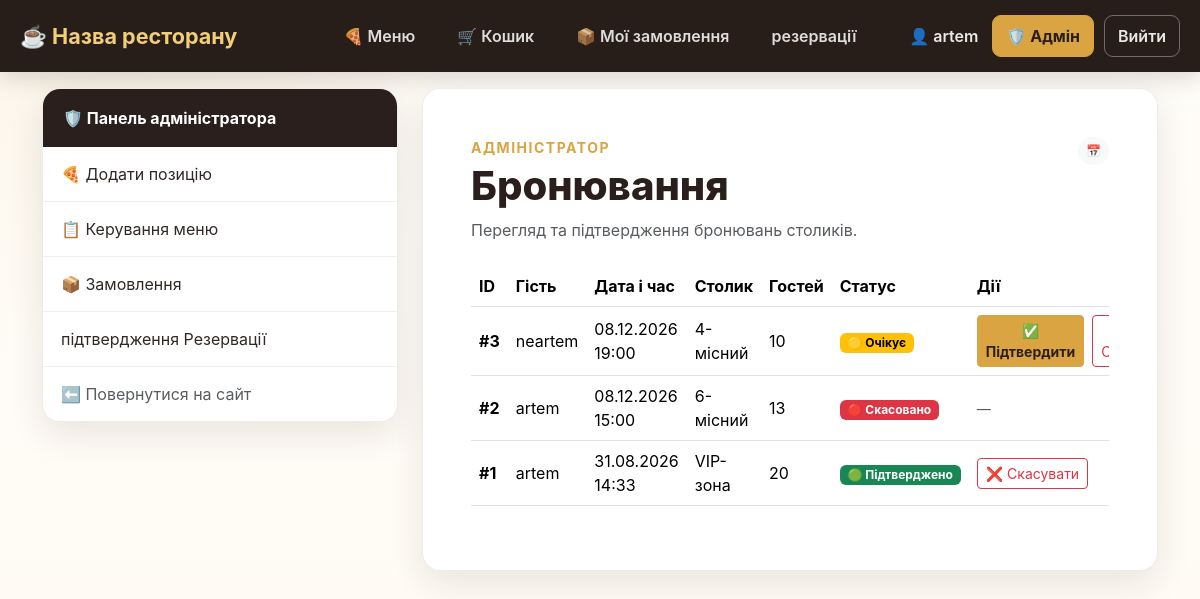
Screenshot of /admin/reservations (signed in) with the database file from the repository.
### online_restaurant_db.py (models this page shows, shortened)
class Base(DeclarativeBase):
    pass

class Users(Base, UserMixin):
    __tablename__ = "users"
    id: Mapped[int] = mapped_column(primary_key=True)
    nickname: Mapped[str] = mapped_column(String(100), unique=True)
    password: Mapped[str] = mapped_column(String(200))
    email: Mapped[str] = mapped_column(String(50), unique=True)
    role = Column(String(20), nullable=False, default="user")
    reservations = relationship("Reservation", foreign_keys="Reservation.user_id", back_populates="user")
    orders = relationship("Orders", foreign_keys="Orders.user_id", back_populates='user')

class Reservation(Base):
    __tablename__ = "reservation"
    id: Mapped[int] = mapped_column(primary_key=True)
    time_start: Mapped[datetime] = mapped_column(DateTime)
    type_table: Mapped[str] = mapped_column(String(20))
    guests: Mapped[int] = mapped_column(Integer, default=2)
    status: Mapped[str] = mapped_column(String(20), default="pending")
    user_id: Mapped[int] = mapped_column(ForeignKey('users.id'))
    user = relationship("Users", foreign_keys="Reservation.user_id", back_populates="reservations")

### online_restaurant.py (the view)
@app.route('/admin/reservations')
@login_required
@admin_required
def admin_reservations():
    with Session() as cursor:
        reservations = (
            cursor.query(Reservation)
            .options(joinedload(Reservation.user))
            .order_by(Reservation.time_start.desc())
            .all()
        )
    return render_template('admin_reservations.html', reservations=reservations)

### online_restaurant.py (called while the page is built)
@app.before_request
def ensure_csrf_token():
    if "csrf_token" not in session:
        session["csrf_token"] = secrets.token_hex(16)

def admin_required(function):
    @wraps(function)
    @login_required
    def decorated_function(*args, **kwargs):
        if current_user.role != 'admin':
            return redirect(url_for('home'))
        return function(*args, **kwargs)
    return decorated_function

@login_manager.user_loader
def load_user(user_id):
    with Session() as session:
        user = session.query(Users).filter_by(id = user_id).first()
        if user:
            return user

@app.after_request
def apply_csp(response):
    nonce = secrets.token_urlsafe(16)  # Генеруємо випадковий nonce для дозволених скриптів
    csp = (
        f"default-src 'self'; "
        f"script-src 'self' 'nonce-{nonce}'; "
        f"style-src 'self'; "
        f"frame-ancestors 'none'; "
        f"base-uri 'self'; "
        f"form-action 'self'"
    )
    response.headers["Content-Security-Policy"] = csp
    response.set_cookie('nonce', nonce)
    return response

### templates/admin_reservations.html (shortened to what this page needs)
<!DOCTYPE html>
<html lang="uk">
<head>
    <link rel="stylesheet" href="{{ url_for('static', filename='css/bootstrap.min.css') }}">
    <link rel="stylesheet" href="{{ url_for('static', filename='css/restaurant.css') }}">
</head>
<body>
{% include '_navigation.html' %}
<main class="container pb-5">
    <div class="row g-4">
        <aside class="col-lg-4">
            {% include '_admin_navigation.html' %}
        </aside>
        <section class="col-lg-8">
            <div class="form-card p-4 p-md-5">
                <div class="d-flex justify-content-between align-items-start gap-3 mb-4">
                    <div>
                        <div class="text-uppercase small fw-bold" style="color:var(--gold);letter-spacing:1.5px">
                            Адміністратор
                        </div>
                        <h1 class="section-title mt-1 mb-2">Бронювання</h1>
                        <p class="text-muted mb-0">Перегляд та підтвердження бронювань столиків.</p>
                    </div>
                    <span class="badge rounded-pill text-bg-light p-2">📅</span>
                </div>
                {% if reservations %}
                    <div class="table-responsive">
                        <table class="table align-middle">
                            <thead>
                                <tr>
                                    <th>ID</th>
                                    <th>Гість</th>
                                    <th>Дата і час</th>
                                    <th>Столик</th>
                                    <th>Гостей</th>
                                    <th>Статус</th>
                                    <th>Дії</th>
                                </tr>
                            </thead>
                            <tbody>
                                {% for res in reservations %}
                                <tr>
                                    <td class="fw-bold">#{{ res.id }}</td>
                                    <td>{{ res.user.nickname if res.user else '—' }}</td>
                                    <td>{{ res.time_start.strftime('%d.%m.%Y %H:%M') }}</td>
                                    <td>{{ res.type_table }}</td>
                                    <td>{{ res.guests }}</td>
                                    <td>
                                        {% if res.status == 'pending' %}
                                            <span class="badge text-bg-warning">🟡 Очікує</span>
                                        {% elif res.status == 'confirmed' %}
                                            <span class="badge text-bg-success">🟢 Підтверджено</span>
                                        {% elif res.status == 'cancelled' %}
                                            <span class="badge text-bg-danger">🔴 Скасовано</span>
                                        {% endif %}
                                    </td>
                                    <td>
                                        {% if res.status == 'pending' %}
                                            <div class="d-flex gap-2">
                                                <form action="{{ url_for('admin_confirm_reservation', reservation_id=res.id) }}" method="POST">
                                                    <button type="submit" class="btn btn-sm btn-gold">✅ Підтвердити</button>
                                                </form>
                                                <form action="{{ url_for('admin_cancel_reservation', reservation_id=res.id) }}" method="POST">
                                                    <button type="submit" class="btn btn-sm btn-outline-danger">❌ Скасувати</button>
                                                </form>
                                            </div>
                                        {% elif res.status == 'confirmed' %}
                                            <form action="{{ url_for('admin_cancel_reservation', reservation_id=res.id) }}" method="POST">
                                                <button type="submit" class="btn btn-sm btn-outline-danger">❌ Скасувати</button>
                                            </form>
                                        {% else %}
                                            <span class="text-muted small">—</span>
                                        {% endif %}
                                    </td>
                                </tr>
                                {% endfor %}
                            </tbody>
                        </table>
                    </div>
                {% else %}
                    <div class="feature-card text-center py-5">
                        <div class="display-4 mb-3">📭</div>
                        <h2 class="h5 fw-bold">Бронювань поки немає</h2>
                        <p class="text-muted mb-0">Нові бронювання з'являться тут автоматично.</p>
                    </div>
                {% endif %}
            </div>
        </section>
    </div>
</main>
</body>
</html>

### templates/_navigation.html (shortened to what this page needs)
<nav class="restaurant-nav">
    <div class="nav-container">
        <a href="/" class="restaurant-brand">
            ☕ Назва ресторану
        </a>
        <div class="nav-links">
            {% if current_user.is_authenticated %}
                <a href="/menu" class="nav-link">
                    🍕 Меню
                </a>
                <a href="/cart" class="nav-link">
                    🛒 Кошик
                </a>
                <a href="/my_orders" class="nav-link">
                    📦 Мої замовлення
                </a>
                <a href="/reservation" class="nav-link">
                   резервації
                      </a>
            {% else %}
                <a href="/menu" class="nav-link">
                    🍕 Меню
            {% endif %}
        </div>
        <div class="nav-user">
            {% if current_user.is_authenticated %}
                <span class="username">
                    👤 {{ current_user.nickname }}
                </span>
                {% if current_user.role == 'admin' %}
                    <a href="/admin"
                       class="admin-button">
                        🛡️ Адмін
                    </a>
                {% endif %}
                <form action="/logout"
                      method="post"
                      class="logout-form">
                    <button type="submit"
                            class="logout-button">
                        Вийти
                    </button>
                </form>
            {% endif %}
        </div>
    </div>
</nav>

### static/css/restaurant.css (style rules this page uses)
:root { --coffee-950: #211713; --coffee-900: #2b1f1d; --coffee-800: #3a2925; --coffee-700: #5a3d32; --cream: #fffaf3; --cream-2: #f6eee4; --gold: #d9a441; --gold-light: #f1cf7a; --text: #302824; --muted: #766b64; --shadow: 0 12px 35px rgba(43, 31, 29, .10); --radius: 18px; }
* { box-sizing: border-box; }
body { margin: 0; min-height: 100vh; color: var(--text); background: radial-gradient( circle at 10% 0%, rgba(217, 164, 65, .10), transparent 28% ), linear-gradient( 180deg, #fffdf9 0%, var(--cream) 100% ); font-family: Inter, system-ui, -apple-system, BlinkMacSystemFont, "Segoe UI", sans-serif; }
.restaurant-nav { width: 100%; background: rgba(33, 23, 19, 0.97); box-shadow: 0 5px 25px rgba(33, 23, 19, 0.18); margin-bottom: 16px; }
.nav-container { width: min(1400px, calc(100% - 40px)); min-height: 72px; margin: 0 auto; display: grid; grid-template-columns: 1fr auto 1fr; align-items: center; }
.restaurant-brand { justify-self: start; color: var(--gold-light); text-decoration: none; font-size: 1.35rem; font-weight: 700; white-space: nowrap; transition: color .2s ease; }
.nav-links { display: flex; align-items: center; justify-content: center; gap: 10px; }
.nav-links .nav-link { display: inline-flex; align-items: center; justify-content: center; padding: 10px 16px; color: rgba(255, 255, 255, .85); text-decoration: none; font-weight: 600; white-space: nowrap; border-radius: 10px; transition: color .2s ease, background .2s ease, transform .2s ease; }
.nav-user { justify-self: end; display: flex; align-items: center; gap: 10px; }
.username { color: rgba(255, 255, 255, .9); font-weight: 600; white-space: nowrap; padding: 8px 4px; }
.admin-button { display: inline-flex; align-items: center; justify-content: center; padding: 8px 13px; color: #2b1f1d; background: var(--gold); border: 1px solid var(--gold); border-radius: 9px; text-decoration: none; font-weight: 700; white-space: nowrap; transition: .2s ease; }
.logout-form { margin: 0; }
.logout-button { padding: 8px 13px; color: rgba(255, 255, 255, .9); background: transparent; border: 1px solid rgba(255, 255, 255, .35); border-radius: 9px; font-weight: 600; cursor: pointer; white-space: nowrap; transition: .2s ease; }
.btn-gold { color: #2b1f1d; background: var(--gold); border-color: var(--gold); font-weight: 700; }
.section-title { font-weight: 800; color: var(--coffee-900); }
.feature-card, .auth-card, .form-card, .menu-card, .admin-card, .cart-item { background: rgba(255, 255, 255, .94); border: 1px solid rgba(90, 61, 50, .10); border-radius: var(--radius); box-shadow: var(--shadow); }

### rows the page displays
Users: nickname "artem"
Reservation: id "3", user "neartem", time_start "08.12.2026 19:00", type_table "4-місний", guests "10", status "🟡 Очікує"
Reservation: id "2", user "artem", time_start "08.12.2026 15:00", type_table "6-місний", guests "13", status "🔴 Скасовано"
Reservation: id "1", user "artem", time_start "31.08.2026 14:33", type_table "VIP-зона", guests "20", status "🟢 Підтверджено"
